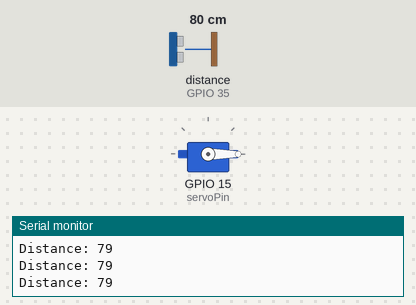
A sketch run on a simulated ESP32. Parts: servo, the last lines printed to the serial monitor. Wiring (inferred from the names in the program): ultrasonic range finder: trigger GPIO 5; echo GPIO 35. Inputs (shaded band) come from the test bench; at power-on: distance to the obstacle (sensor on GPIO 35) 80 cm. The echo pulse lasts 58.3 µs per cm.

Above: at 1.2 s.
1.3 s: distance to the obstacle (sensor on GPIO 35) set to 18 cm
2.8 s: distance to the obstacle (sensor on GPIO 35) set to 14 cm
At 3.26 s:
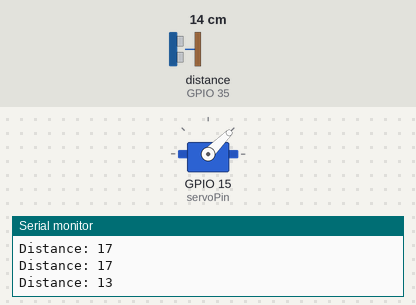
At 4.4 s:
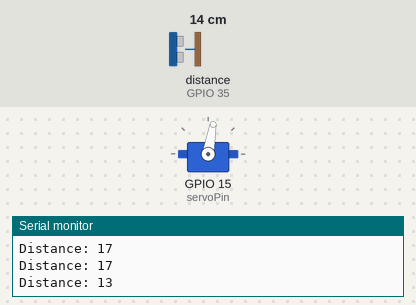
Timing chart, 0 to 11.8 s (numbered marks = the images above; inputs shaded):
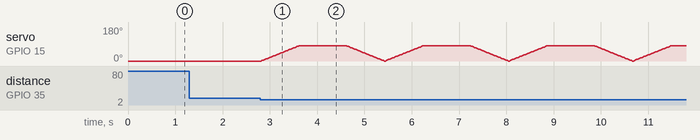

Measured:
- the behaviour switches between 17 and 16 cm on distance to the obstacle (sensor on GPIO 35) (found by bisection; images 0 and 1)

The sketch:

smart_dustbin.ino
```cpp
#include <ESP32Servo.h>

const int servoPin = 15;
const int trigPin = 5;
const int echoPin = 35;
Servo lid;

int getDistance();

void setup() {
  pinMode(trigPin, OUTPUT);
  pinMode(echoPin, INPUT);
  lid.attach(servoPin);
  lid.write(0);
}

void loop() {
  int distance = getDistance();

  if (distance <= 15) {
    for (int i = 0; i <= 80; i++) {
      lid.write(i);
      delay(10);
    }
    delay(1000);
    distance = getDistance();
    while (distance > 15) {
      delay(1000);
    }

    for (int j = 80; j >= 0; j--) {
      lid.write(j);
      delay(10);
    }
  }
}

int getDistance() {
  int distance, duration;
  digitalWrite(trigPin, LOW);
  delayMicroseconds(2);
  digitalWrite(trigPin, HIGH);
  delayMicroseconds(10);
  digitalWrite(trigPin, LOW);
  duration = pulseIn(echoPin, HIGH);
  distance = duration * 0.034 / 2;
  Serial.print("Distance: ");
  Serial.println(distance);
  return distance;  // Add this line to return the calculated distance
}
```
